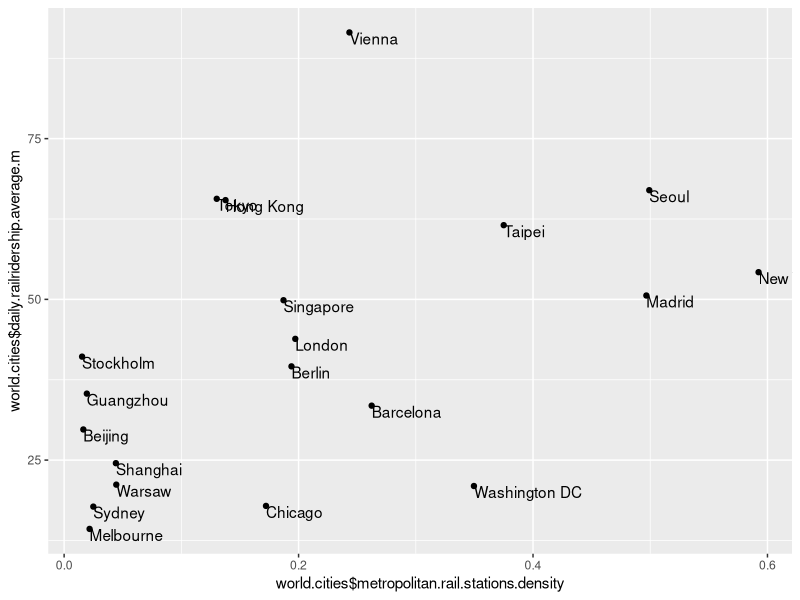
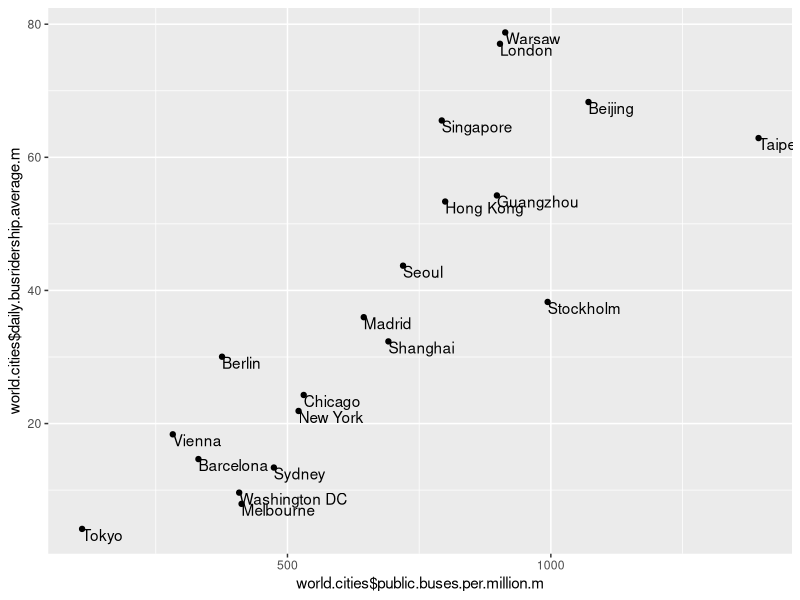
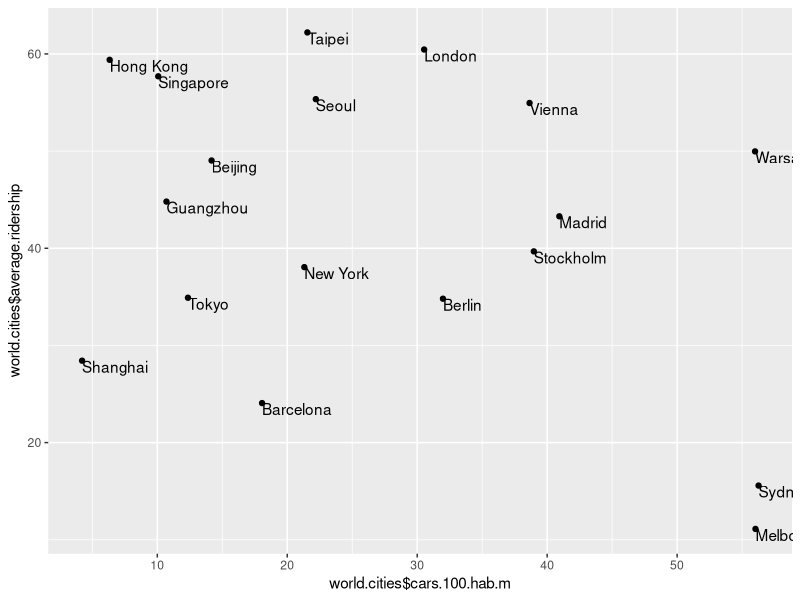

The R script that drew these images, in order:
##########################
#Key Transport Statistics of World Cities
##########################

# Setting working directory
setwd("/Users/rafalopezv/Dropbox/R/Final_assignment/")
# Importing a preliminary cleaned table found here: http://www.lta.gov.sg/ltaacademy/doc/13Sep105-Pan_KeyTransportStatistics.pdf
# The first steps of the cleaning were made in excel
world.cities <- as.data.frame(read.csv("cities.transport.statistics.csv", 
                                       header = TRUE, sep = ";"))


#Creating new variables
world.cities["M.population"] <- world.cities$M.Population..000*1000 #population in absolute numbers
world.cities["C.population"] <- world.cities$C.Population..000.*1000 # population in absolute numbers
world.cities["M.population.millions"] <- world.cities$M.population/1000000 #population in millions
world.cities["C.population.millions"] <- world.cities$C.population/1000000 #population in millions
world.cities["metropolitan.density"] <- world.cities$M.population/world.cities$M.Area.km2 #population density in metropolitan areas 
world.cities["city.density"] <- world.cities$C.population/world.cities$C.Area.km2  #population density in main city areas
world.cities["rail.density"] <- world.cities$Rail.length.km/world.cities$M.population.millions #rail kilometers by million people
world.cities["metropolitan.rail.stations.density"] <- world.cities$No.of.rail.stations/world.cities$M.Area.km2 #density of rails in the metropolitan area
world.cities["city.rail.stations.density"] <- world.cities$No.of.rail.stations/world.cities$C.Area.km2 #density of rails in the city area
world.cities["public.buses.per.million.m"] <- world.cities$Public.bus.feet.size/world.cities$M.population.millions #buses per million in metropolitan area
world.cities["public.buses.per.million.c"] <- world.cities$Public.bus.feet.size/world.cities$C.population.millions #buses per million in metropolitan area
world.cities["road.density.c"] <- world.cities$Road.length.km/world.cities$C.Area.km2 # road density in city area (km per km2)
world.cities["cars.100.hab.m"] <- (world.cities$Private.cars..000./world.cities$M.Population..000.)*100 #private cars per 100 inhabitahts in the metropolitan area
world.cities["cars.100.hab.c"] <- (world.cities$Private.cars..000./world.cities$C.Population..000.)*100 #private cars per 100 inhabitabts in the city area
world.cities["daily.railridership.average.c"] <- (world.cities$MRT.LRT.usage..000./world.cities$C.Population..000.)*100
world.cities["daily.railridership.average.m"] <- (world.cities$MRT.LRT.usage..000./world.cities$M.Population..000.)*100
world.cities["daily.busridership.average.c"] <- (world.cities$Public.bus.usage..000./world.cities$C.Population..000.)*100
world.cities["daily.busridership.average.m"] <- (world.cities$Public.bus.usage..000./world.cities$M.Population..000.)*100
world.cities["average.ridership"] <- (world.cities$daily.busridership.average.m + world.cities$daily.railridership.average.m)/2
# Ploting variables relations
# density of rail stations vs daily rail ridership in metropolitan areas
library(ggplot2)
cities1 <- ggplot(world.cities, aes(x=world.cities$metropolitan.rail.stations.density, 
                                    y=world.cities$daily.railridership.average.m)) + 
  geom_point() + geom_text(aes(label=City),hjust=0, vjust=1) 
cities1

# number of buses vs daily bus ridership in metropolitan areas
cities2 <- ggplot(world.cities, aes(x=world.cities$public.buses.per.million.m, 
                                    y=world.cities$daily.busridership.average.m)) + 
  geom_point() + geom_text(aes(label=City),hjust=0, vjust=1) 
cities2 

# number of private cars vs average public transportation usage
cities3 <- ggplot(world.cities, aes(x=world.cities$cars.100.hab.m, 
                                    y=world.cities$average.ridership)) + 
  geom_point() + geom_text(aes(label=City),hjust=0, vjust=1) 
cities3        
       


                  
                  
                  




